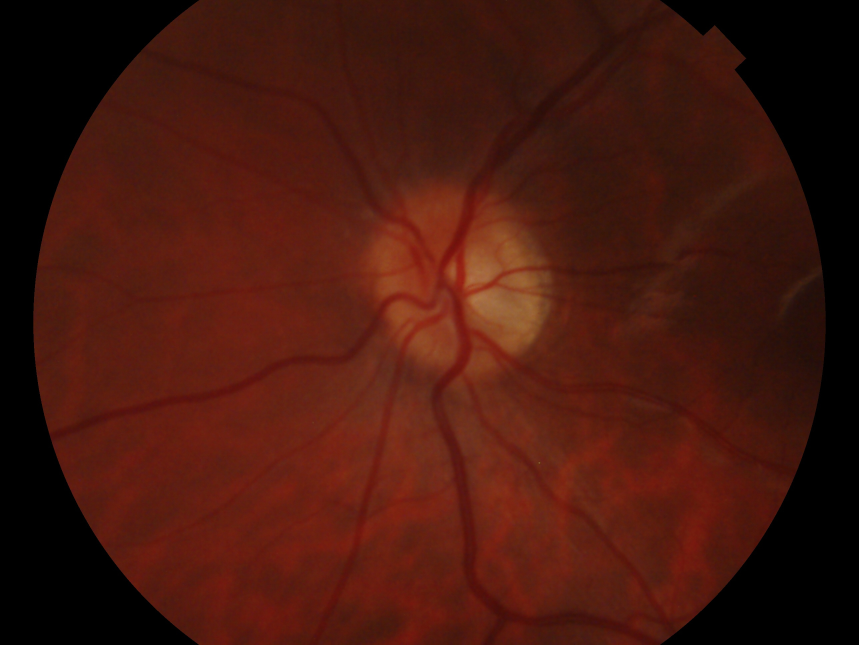
#> input picture 00_modified_dataset/0/RET028OS.jpg, 2576 x 1934 px (shown at 1/3 size); its folder holds only this picture in this run
$ jupyter execute --allow-errors data_agumentation.ipynb
#> lines starting #> are read from the running program, lines starting #| are printed output that depends on the picture
---

### **1. Import Module**

[cell 1]
import os
import glob
import shutil
import numpy as np
import matplotlib.pyplot as plt

from PIL import Image, ImageDraw

---

### **2. Define Function : Image Crop (circular crop)**

[cell 2]
# 이미지 폴더 경로 설정
image_folder_path = './00_modified_dataset/'

# 이미지를 받아 Crop
def crop_images(query):
#> called with query = 0
    set_image_folder = image_folder_path + str(query) + '/'
    # 이미지 파일 목록 가져오기
    image_files = glob.glob(os.path.join(set_image_folder, '*.jpg'))
    # 저장할 폴더 경로
    save_folder = './01_cropped_images_circular/' + str(query) + '/'
    os.makedirs(save_folder, exist_ok=True)

    for image_path in image_files:
        # 이미지 불러오기
        image = Image.open(image_path)
#> image is the input picture: PIL image 2576x1934 RGB; mean R, G, B 70.1, 23.7, 13.6

        # 원 모양의 크롭 영역 생성
        center_x, center_y = image.width // 2, image.height // 2
#> center_x = 1288; center_y = 967
        radius = min(center_x, center_y)  # 반지름을 이미지 크기의 최소 길이의 절반으로 설정
#> radius = 967
        mask = Image.new('L', image.size, 0)
#> mask: PIL image 2576x1934 L; every value is 0
        draw = ImageDraw.Draw(mask)
        draw.ellipse((center_x - radius, center_y - radius, center_x + radius, center_y + radius), fill=255)
        cropped_image = Image.composite(image, Image.new('RGB', image.size), mask)
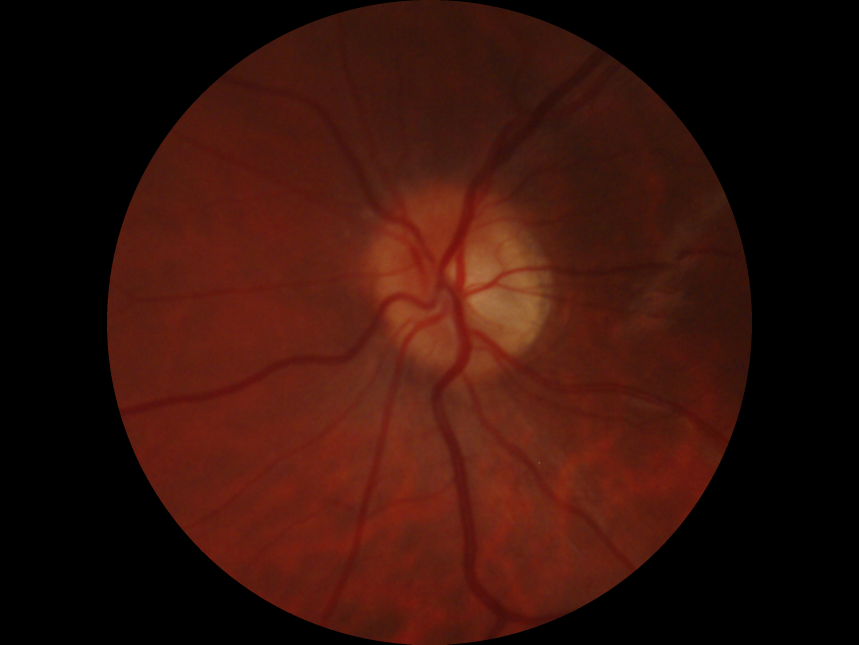
#> cropped_image: PIL image 2576x1934 RGB (shown at 1/3 size); mean R, G, B 53.8, 18.4, 10.5

        # 이미지 저장 (파일명은 원본 파일명과 동일)
        save_path = os.path.join(save_folder, os.path.basename(image_path))
        cropped_image.save(save_path)

    print(f'01_cropped_images[{query}]에 저장 완료.')

[cell 3]
for i in range(3):
    crop_images(i)
#> pass 2 of the loop `for i in range(3):`:
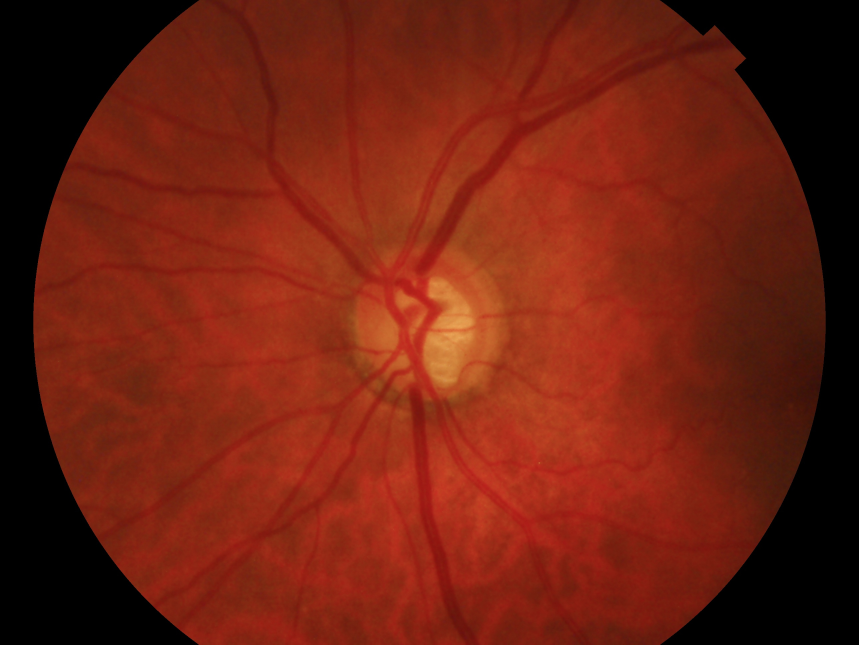
#> input picture 00_modified_dataset/1/RET004OS.jpg, 2576 x 1934 px (shown at 1/3 size)
#> in crop_images, image is the input picture: PIL image 2576x1934 RGB; mean R, G, B 111, 33.1, 16.7
#> in crop_images (call 2), `cropped_image = Image.composite(image, Image.new('RGB', image.size), m..`:
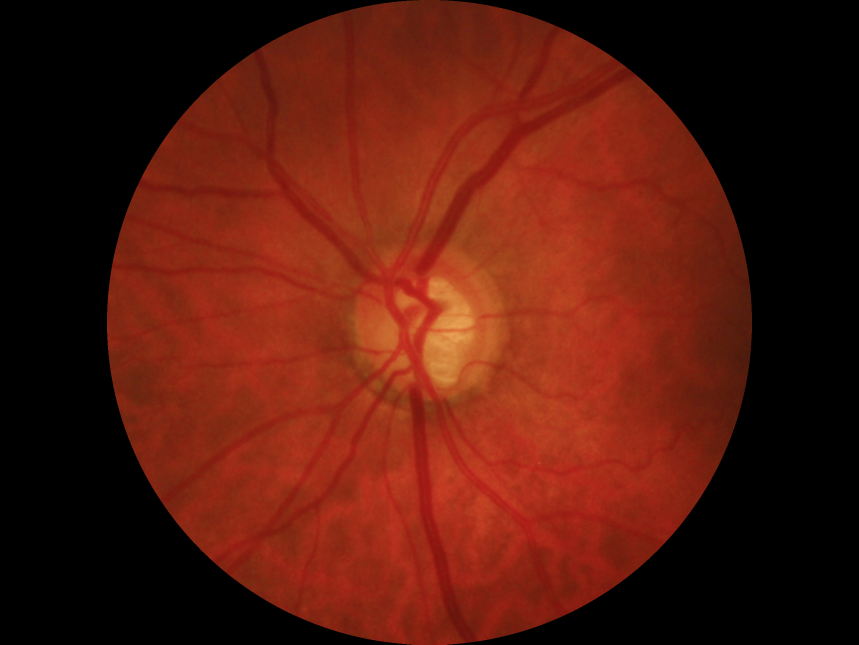
#> cropped_image: PIL image 2576x1934 RGB (shown at 1/3 size); mean R, G, B 86.6, 26.1, 13.2

---

### **3. Define Function : Image Crop (Square Crop)**

[cell 4]
input_folder = './01_cropped_images_circular/'

new_width, new_height = 1934, 1934

def crop_images_in_folder(query):
    # 입력 폴더에서 이미지 파일 목록 가져오기
    set_image_folder = input_folder + str(query) + '/'
    image_files = glob.glob(os.path.join(set_image_folder, '*.jpg'))

    save_folder = './02_cropped_images_square/' + str(query) + '/'
    os.makedirs(save_folder, exist_ok=True)

    # 출력 폴더가 없으면 생성
    os.makedirs(save_folder, exist_ok=True)

    for image_path in image_files:
        # 이미지 열기
        image = Image.open(image_path)

        # 이미지 크기 조정
        left = (image.width - new_width) / 2
        right = (image.width + new_width) / 2
        top = 0
        bottom = new_height

        # 이미지 자르기
        cropped_image = image.crop((left, top, right, bottom))

        # 이미지 저장 (파일명은 원본 파일명과 동일)
        filename = os.path.basename(image_path)
        output_image_path = os.path.join(save_folder, filename)
        cropped_image.save(output_image_path)

        # 이미지 닫기
        image.close()

    print(f"{input_folder} 폴더 내의 이미지를 {new_width}x{new_height}로 크롭하여 {save_folder}에 저장하였습니다.")

[cell 5]
for i in range(3):
    crop_images_in_folder(i)
#> pass 2 of the loop `for i in range(3):`:

---

### **4. Define Function : Rotate and Save**

[cell 6]
# 이미지를 회전시키고 저장할 함수
def rotate_and_save_image(input_path, output_folder):
    try:
        # 이미지 열기
        image = Image.open(input_path)

        # 360도를 24등분하여 15도씩 회전하면서 이미지 저장
        for i in range(24):
            angle = i * 15
            rotated_image = image.rotate(angle)

            # 회전된 이미지 파일명 설정
            base_filename = os.path.splitext(os.path.basename(input_path))[0]
            output_filename = f"{base_filename}_{angle}.jpg"
            output_path = os.path.join(output_folder, output_filename)

            # 회전된 이미지 저장
            rotated_image.save(output_path)
            rotated_image.close()
        # 원본 이미지 파일 닫기
        image.close()

    except Exception as e:
        print(f"오류 발생: {e}")

[cell 7]
def save_images(query):
    # 입력 폴더와 출력 폴더 지정
    input_folder = "./02_cropped_images_square/" + str(query) + '/'
    os.makedirs(input_folder, exist_ok=True)
    output_folder = "./03_rotated_images/" + str(query) + '/'
    os.makedirs(output_folder, exist_ok=True)

    # 입력 폴더 내의 이미지 파일 목록 가져오기
    image_files = [f for f in os.listdir(input_folder) if f.endswith(('.jpg', '.png', '.jpeg', '.gif'))]

    # 각 이미지를 15도씩 돌려서 24개의 이미지 생성
    for image_file in image_files:
        input_path = os.path.join(input_folder, image_file)
        rotate_and_save_image(input_path, output_folder)

    print(f"{input_folder}에서 각 이미지마다 24개의 이미지를 생성하여 {output_folder}에 저장되었습니다.")

[cell 8]
for i in range(3):
    save_images(i)
#> pass 2 of the loop `for i in range(3):`:

---

### **5. Define Function : Data Shuffle and Divide Train&Test**

[cell 9]
rotated_img_path = './03_rotated_images/'

def data_shuffle(query):
    shuffled_path = rotated_img_path + str(query) + '/'
    # 이미지 파일 목록 가져오기
    image_files = glob.glob(os.path.join(shuffled_path, '*.jpg'))
    # 이미지 파일 목록을 numpy 배열로 변환
    image_files = np.array(image_files)
    # 이미지 파일 목록 섞기 (랜덤화)
    np.random.shuffle(image_files)

    # 추출할 이미지 개수 설정
    num_images_to_extract = 1320

    # 이미지 파일 목록에서 무작위로 선택하여 train과 test로 나누기
    selected_indices = np.random.choice(len(image_files), num_images_to_extract, replace=False)
    train_images = selected_indices[:int(0.8 * num_images_to_extract)]
    test_images = selected_indices[int(0.8 * num_images_to_extract):]

    # train 이미지를 저장할 디렉토리 설정
    train_folder = './dataset/train/' + str(query) + '/'
    os.makedirs(train_folder, exist_ok=True)

    # test 이미지를 저장할 디렉토리 설정
    test_folder = './dataset/test/' + str(query) + '/'
    os.makedirs(test_folder, exist_ok=True)

    # train 이미지를 train 폴더에 복사
    os.makedirs(train_folder, exist_ok=True)
    for index in train_images:
        image_file = image_files[index]
        shutil.copy(image_file, os.path.join(train_folder, os.path.basename(image_file)))

    # test 이미지를 test 폴더에 복사
    os.makedirs(test_folder, exist_ok=True)
    for index in test_images:
        image_file = image_files[index]
        shutil.copy(image_file, os.path.join(test_folder, os.path.basename(image_file)))

    return train_images, test_images

#> (a cell that did not finish here is left out)

---

### **6. Image Visualization**

[cell 11]
# 이미지 폴더 경로 설정
image_folder = './dataset/train/'  # 적절한 경로로 변경하세요.
def img_show(query):
    img_show_path = image_folder + str(query) + '/'
    # 이미지 파일 목록 가져오기
    image_files = glob.glob(os.path.join(img_show_path, '*.jpg'))

    # 무작위로 4개의 이미지 인덱스 선택
    np.random.seed(42)  # 랜덤 시드를 고정하여 재현성 확보
    selected_indices = np.random.choice(len(image_files), 4, replace=False)

    # 선택된 이미지 시각화
    plt.figure(figsize=(12, 4))  # 그래프 크기 조절 (선택적)
    for i, idx in enumerate(selected_indices):
        image_path = image_files[idx]
        # 이미지 불러오기
        image = Image.open(image_path)
        # 파일 이름 추출
        file_name = os.path.basename(image_path)

        # subplot 추가
        plt.subplot(1, 4, i + 1)  # 1행 4열의 서브플롯
        plt.imshow(image)
        plt.title(f'[{query}] Image{i + 1}\n{file_name}')  # 파일 이름 함께 표시
        plt.axis('off')  # 축 숨기기

    plt.show()

#> (a cell that did not finish here is left out)

---

### 512x512 Resize

[cell 13]
# 이미지 폴더 경로 설정
image_folder_path = './dataset/'
dataset_class = ['train/', 'test/']

# 이미지를 받아 512x512로 크기 조정하여 저장
def resize_images_512(query):
#> called with query = 0
    for path in dataset_class:
        set_image_folder = image_folder_path + path + str(query) + '/'
        image_files = glob.glob(os.path.join(set_image_folder, '*.jpg'))
        save_folder = './512resized_images/' + path + str(query) + '/'
        os.makedirs(save_folder, exist_ok=True)

        for image_path in image_files:
            # 이미지 불러오기
            image = Image.open(image_path)

            # 이미지 크기 조정 (512x512)
            image = image.resize((512, 512), Image.LANCZOS)
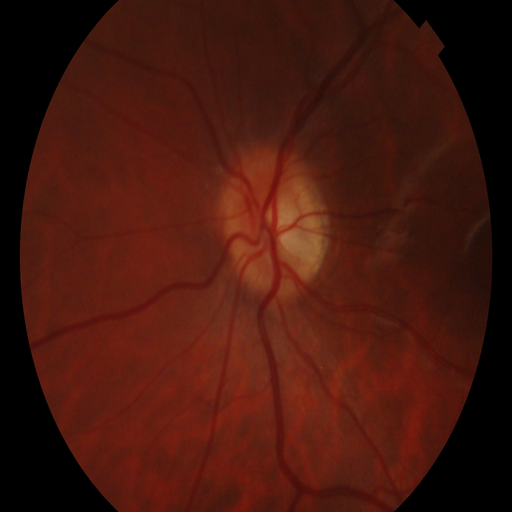
#> image: PIL image 512x512 RGB; mean R, G, B 70.1, 23.7, 13.6

            # 이미지 저장 (파일명은 원본 파일명과 동일)
            save_path = os.path.join(save_folder, os.path.basename(image_path))
            image.save(save_path)

        print(f'512resized_images/{path}/[{query}]에 저장 완료.')

[cell 14]
for i in range(3):
    resize_images_512(i)
#> pass 2 of the loop `for i in range(3):`:
#> in resize_images_512 (call 2), `image = image.resize((512, 512), Image.LANCZOS)`:
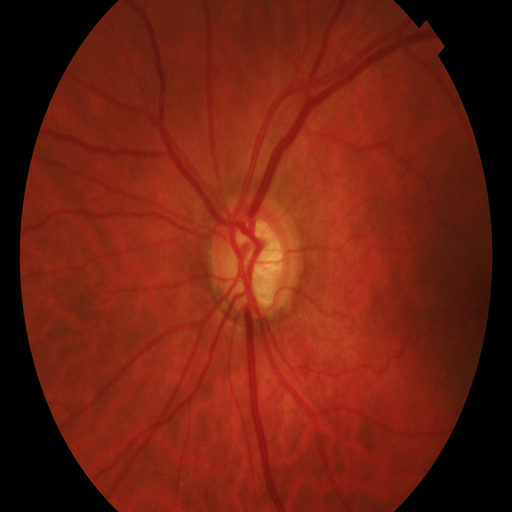
#> image: PIL image 512x512 RGB; mean R, G, B 111, 33.1, 16.7
